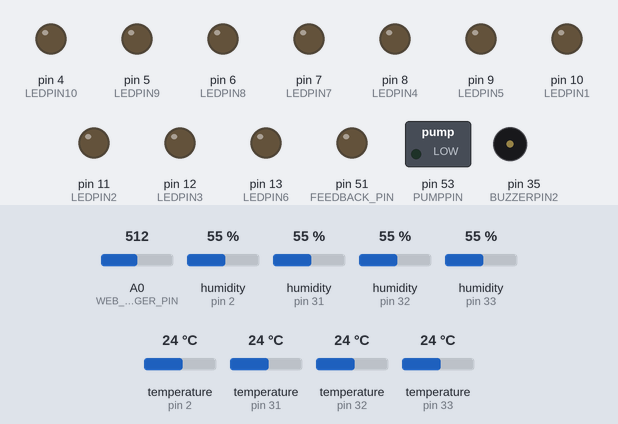
Recording of a sketch running on a simulated Arduino Mega 2560, built with avr-gcc and run on an emulated ATmega2560. On the bench: switched loads named in the sketch (green lamp = pin HIGH), output pins drawn as LEDs (lit = HIGH), buzzer (waves = sounding). The inputs (shaded band) are chosen by the test bench; at power-on: A0 (WEB_TRIGGER_PIN) = 512, humidity (sensors on pin 2, pin 31, pin 32, pin 33) 55 %, temperature (sensors on pin 2, pin 31, pin 32, pin 33) 24 °C. What the sketch prints to the serial monitor is not drawn.

Above: at 0.04 s.
At 0.3 s:
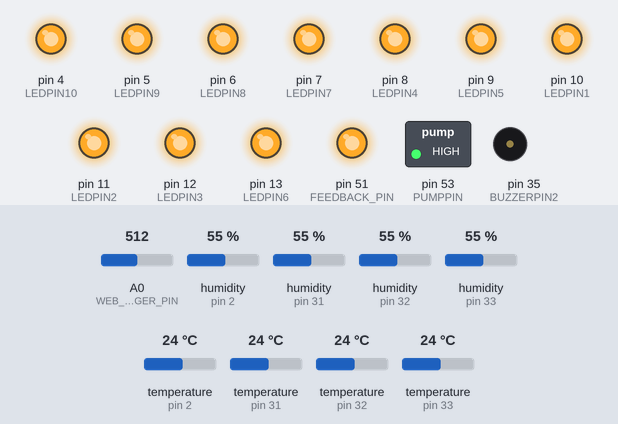
At 0.75 s:
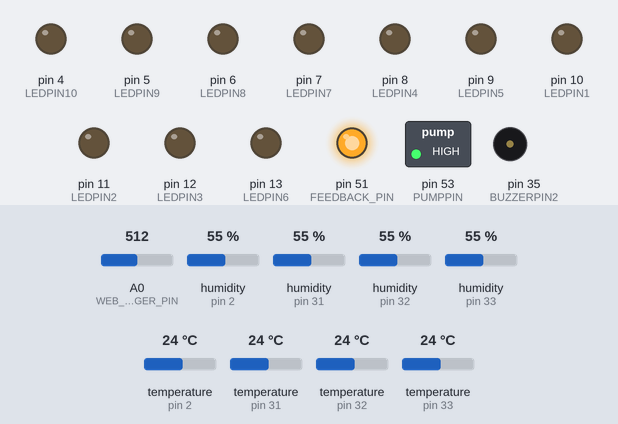
At 2.34 s:
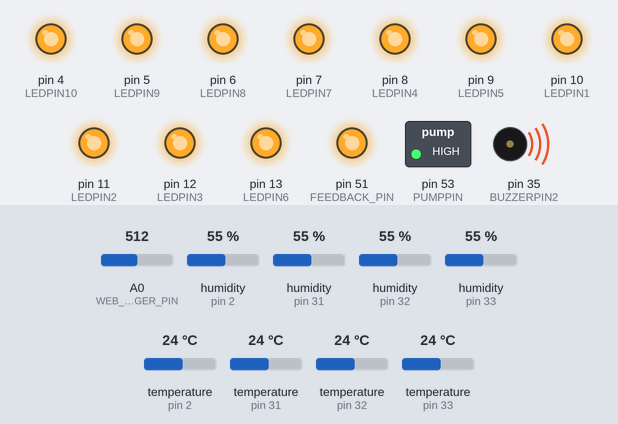
At 2.55 s:
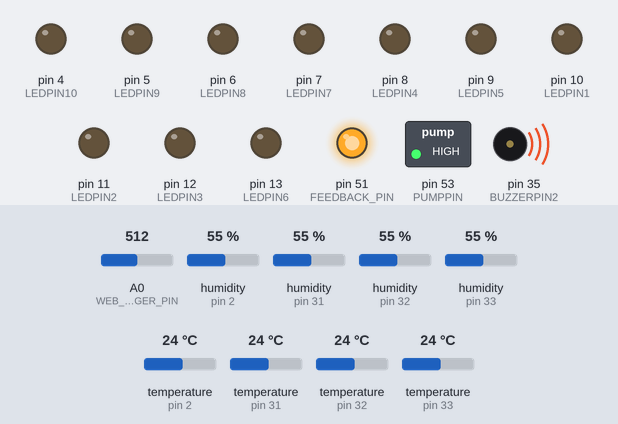
Timing chart, 0 to 3.0 s (numbered marks = the images above):
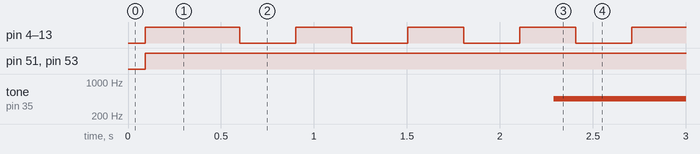

Measured:
- by itself, pin 51 (FEEDBACK_PIN), pin 53 (PUMPPIN): LOW → HIGH at 0.09 s
- by itself, tone on pin 35 (BUZZERPIN2): silent → 450 Hz at 2.3 s
- by itself, pin 4 (LEDPIN10), pin 5 (LEDPIN9), pin 6 (LEDPIN8), pin 7 (LEDPIN7), pin 8 (LEDPIN4), pin 9 (LEDPIN5), pin 10 (LEDPIN1), pin 11 (LEDPIN2), pin 12 (LEDPIN3), pin 13 (LEDPIN6): repeats every 0.60 s: LOW 0.30 s, HIGH 0.30 s

The sketch:

fire_alarm1.ino
```cpp
#include "DHT.h"

#define DHTTYPE DHT11

#define DHTPIN1 2
#define DHTPIN2 31
#define DHTPIN3 33
#define DHTPIN4 32

#define WEB_TRIGGER_PIN A0
#define FEEDBACK_PIN 51
#define BUZZERPIN 52
#define BUZZERPIN2 35
#define LEDPIN1 10
#define LEDPIN2 11
#define LEDPIN3 12
#define LEDPIN4 8
#define LEDPIN5 9
#define LEDPIN6 13
#define LEDPIN7 7
#define LEDPIN8 6
#define LEDPIN9 5
#define LEDPIN10 4
#define PUMPPIN 53

DHT dht1(DHTPIN1, DHTTYPE);
DHT dht2(DHTPIN2, DHTTYPE);
DHT dht3(DHTPIN3, DHTTYPE);
DHT dht4(DHTPIN4, DHTTYPE);

unsigned long pumpStartTime = 0;
bool pumpIsRunning = false;
bool pumpHasFinished = false;

unsigned long alarmStartTime = 0;
bool alarmTimerActive = false;
const unsigned long ALARM_TIMEOUT = 45000; // 45 Seconds limit

void setup() {
  Serial.begin(9600);

  dht1.begin(); dht2.begin(); dht3.begin(); dht4.begin();

  pinMode(BUZZERPIN, OUTPUT);
  pinMode(BUZZERPIN2, OUTPUT);
  pinMode(LEDPIN1, OUTPUT);
  pinMode(LEDPIN2, OUTPUT);
  pinMode(LEDPIN3, OUTPUT);
  pinMode(LEDPIN4, OUTPUT);
  pinMode(LEDPIN5, OUTPUT);
  pinMode(LEDPIN6, OUTPUT);
  pinMode(LEDPIN7, OUTPUT);
  pinMode(LEDPIN8, OUTPUT);
  pinMode(LEDPIN9, OUTPUT);
  pinMode(LEDPIN10, OUTPUT);
  pinMode(PUMPPIN, OUTPUT);
  digitalWrite(PUMPPIN, LOW);

  pinMode(WEB_TRIGGER_PIN, INPUT);

  pinMode(FEEDBACK_PIN, OUTPUT);
  digitalWrite(FEEDBACK_PIN, LOW);
}

void policeSiren() {
  static unsigned long lastBlinkTime = 0;
  static bool ledState = LOW;
  const int blinkInterval = 300;

  for (int freq = 450; freq <= 1200; freq += 10) {
    tone(BUZZERPIN, freq);
    tone(BUZZERPIN2, freq);
    if (millis() - lastBlinkTime >= blinkInterval) {
      ledState = !ledState;
      digitalWrite(LEDPIN1, ledState); digitalWrite(LEDPIN2, ledState);
      digitalWrite(LEDPIN3, ledState); digitalWrite(LEDPIN4, ledState);
      digitalWrite(LEDPIN5, ledState); digitalWrite(LEDPIN6, ledState);
      digitalWrite(LEDPIN7, ledState); digitalWrite(LEDPIN8, ledState);
      digitalWrite(LEDPIN9, ledState); digitalWrite(LEDPIN10, ledState);
      lastBlinkTime = millis();
    }
    delay(2);
  }

  for (int freq = 1200; freq >= 450; freq -= 10) {
    tone(BUZZERPIN, freq);
    tone(BUZZERPIN2, freq);
    if (millis() - lastBlinkTime >= blinkInterval) {
      ledState = !ledState;
      digitalWrite(LEDPIN1, ledState); digitalWrite(LEDPIN2, ledState);
      digitalWrite(LEDPIN3, ledState); digitalWrite(LEDPIN4, ledState);
      digitalWrite(LEDPIN5, ledState); digitalWrite(LEDPIN6, ledState);
      digitalWrite(LEDPIN7, ledState); digitalWrite(LEDPIN8, ledState);
      digitalWrite(LEDPIN9, ledState); digitalWrite(LEDPIN10, ledState);
      lastBlinkTime = millis();
    }
    delay(2);
  }
}


void loop() {

  int webSignalValue = analogRead(WEB_TRIGGER_PIN);
  bool webAlarm = (webSignalValue > 400);

  // 2. Read Sensors
  float t1 = dht1.readTemperature();
  float t2 = dht2.readTemperature();
  float t3 = dht3.readTemperature();
  float t4 = dht4.readTemperature();

  if (isnan(t1)) t1 = 0;
  if (isnan(t2)) t2 = 0;
  if (isnan(t3)) t3 = 0;
  if (isnan(t4)) t4 = 0;

  bool sensorAlarm = (t1 > 20 || t2 > 20 || t3 > 20 || t4 > 20);

  if (sensorAlarm) {
    if (!pumpIsRunning && !pumpHasFinished) {
      digitalWrite(PUMPPIN, HIGH);

      digitalWrite(FEEDBACK_PIN, HIGH);
      digitalWrite(LEDPIN1, HIGH);
      digitalWrite(LEDPIN2, HIGH);
      digitalWrite(LEDPIN3, HIGH);
      digitalWrite(LEDPIN4, HIGH);
      digitalWrite(LEDPIN5, HIGH);
      digitalWrite(LEDPIN6, HIGH);
      digitalWrite(LEDPIN7, HIGH);
      digitalWrite(LEDPIN8, HIGH);
      digitalWrite(LEDPIN9, HIGH);
      digitalWrite(LEDPIN10, HIGH);


      pumpStartTime = millis();
      pumpIsRunning = true;
      Serial.println("💦 Pump STARTED (30s Timer)");
    }

    if (pumpIsRunning) {
      if (millis() - pumpStartTime >= 30000) {
        digitalWrite(PUMPPIN, LOW);

        digitalWrite(FEEDBACK_PIN, LOW);

        pumpIsRunning = false;
        pumpHasFinished = true;
        Serial.println("🛑 Pump STOPPED (Timeout)");
      }
    }
  } else {
    digitalWrite(PUMPPIN, LOW);

    digitalWrite(FEEDBACK_PIN, LOW);

    pumpIsRunning = false;
    pumpHasFinished = false;
  }

  bool enableSiren = false;

  if (sensorAlarm) {
    if (!alarmTimerActive) {
      alarmStartTime = millis();
      alarmTimerActive = true;
    }

    if (millis() - alarmStartTime < ALARM_TIMEOUT) {
      enableSiren = true;
    } else {
      enableSiren = false;
      Serial.println("🔕 Sensor Alarm Muted (45s Timeout)");
    }
  } else {
    alarmTimerActive = false;
  }

  if (webAlarm) {
    enableSiren = true;
    Serial.println("🚨 WEB OVERRIDE ALARM");
  }

  if (enableSiren) {
    if(sensorAlarm && alarmTimerActive && (millis() - alarmStartTime < ALARM_TIMEOUT)) {
       Serial.println("🚨 SENSOR ALARM ACTIVE!");
    }

    policeSiren();
  } else {

    // Ensure Feedback stays LOW in safe state
    digitalWrite(FEEDBACK_PIN, LOW);

    noTone(BUZZERPIN);
    noTone(BUZZERPIN2);
    analogWrite(LEDPIN1, 0);
    analogWrite(LEDPIN2, 0);
    analogWrite(LEDPIN3, 0);
    analogWrite(LEDPIN4, 0);
    analogWrite(LEDPIN5, 0);
    analogWrite(LEDPIN6, 0);
    analogWrite(LEDPIN7, 0);
    analogWrite(LEDPIN8, 0);
    analogWrite(LEDPIN9, 0);
    analogWrite(LEDPIN10, 0);

    delay(200);
  }
}
```
